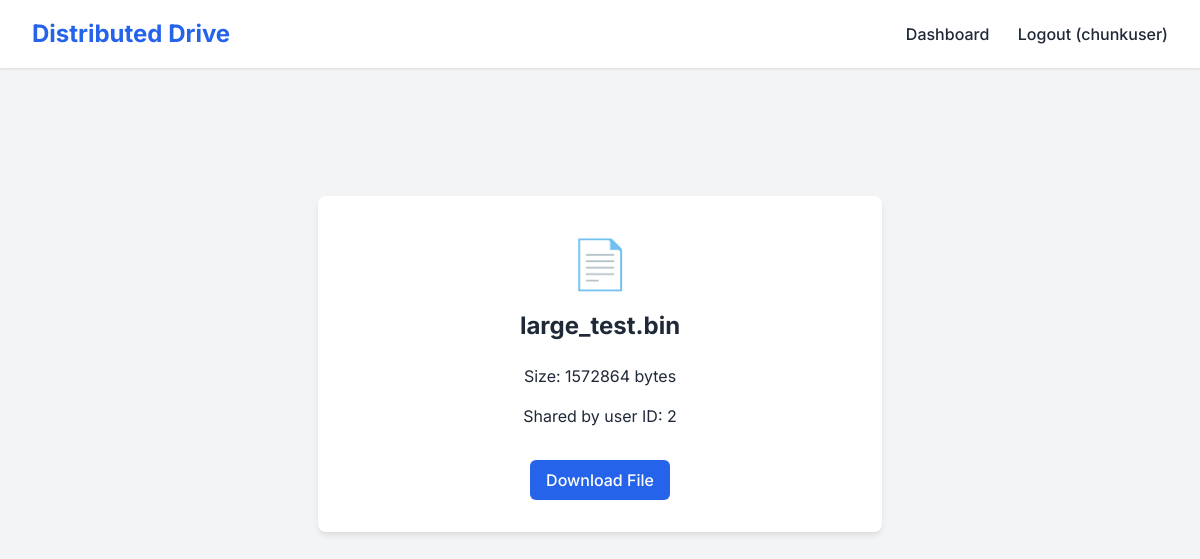
/shared/1 (signed in), run on the app's committed database.
### tables this page shows
CREATE TABLE files (
                id INTEGER PRIMARY KEY AUTOINCREMENT,
                filename TEXT NOT NULL,
                user_id INTEGER NOT NULL,
                size INTEGER NOT NULL,
                uploaded_at TIMESTAMP DEFAULT CURRENT_TIMESTAMP,
                FOREIGN KEY (user_id) REFERENCES users (id)
            );

### app.py (the view)
@app.route('/shared/<int:file_id>')
def shared_file_view(file_id):
    conn = get_db_connection()
    file = conn.execute('SELECT * FROM files WHERE id = ?', (file_id,)).fetchone()
    conn.close()
    if not file:
        return "File not found or link expired."
    return render_template('public_download.html', file=file)

### models.py (called while the page is built)
def get_db_connection():
    conn = sqlite3.connect(DB_PATH, timeout=10) # Increase timeout
    conn.row_factory = sqlite3.Row
    conn.execute('PRAGMA journal_mode=WAL;') # Enable WAL mode for concurrency
    return conn

### templates/public_download.html
{% extends 'base.html' %}
{% block content %}
<div class="card" style="text-align: center; max-width: 500px; margin: 4rem auto;">
    <div class="file-icon">📄</div>
    <h2>{{ file.filename }}</h2>
    <p>Size: {{ file.size }} bytes</p>
    <p>Shared by user ID: {{ file.user_id }}</p>
    <a href="{{ url_for('public_download_action', file_id=file.id) }}" class="btn btn-primary"
        style="margin-top: 1rem;">Download File</a>
</div>
{% endblock %}

### static/style.css (style rules this page uses)
:root { --primary-color: #2563eb; --secondary-color: #1e40af; --background-color: #f3f4f6; --surface-color: #ffffff; --text-color: #1f2937; --text-light: #6b7280; --border-color: #e5e7eb; --success-color: #10b981; --danger-color: #ef4444; }
body { font-family: 'Inter', system-ui, -apple-system, sans-serif; background-color: var(--background-color); color: var(--text-color); margin: 0; padding: 0; line-height: 1.5; }
.card { background-color: var(--surface-color); border-radius: 0.5rem; box-shadow: 0 4px 6px -1px rgb(0 0 0 / 0.1); padding: 2rem; margin-bottom: 1.5rem; }
h1, h2, h3 { margin-top: 0; }
.btn { display: inline-block; background-color: var(--primary-color); color: white; padding: 0.5rem 1rem; border-radius: 0.375rem; text-decoration: none; font-weight: 500; border: none; cursor: pointer; transition: background-color 0.2s; }
.file-icon { font-size: 3rem; color: var(--text-light); margin-bottom: 0.5rem; }

### data on the page
files: filename "large_test.bin", size "1572864", user_id "2"

### other printed values
{{ session.username }} "chunkuser"
